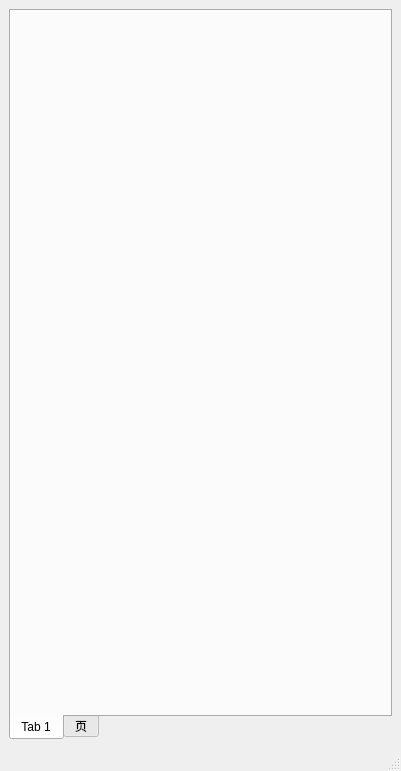
<?xml version="1.0" encoding="UTF-8"?>
<ui version="4.0">
 <class>OSymphonica</class>
 <widget class="QMainWindow" name="OSymphonica">
  <property name="geometry">
   <rect>
    <x>0</x>
    <y>0</y>
    <width>401</width>
    <height>771</height>
   </rect>
  </property>
  <property name="windowTitle">
   <string>Orchestra Symphonica</string>
  </property>
  <property name="windowIcon">
   <iconset theme="QIcon::ThemeIcon::WeatherStorm"/>
  </property>
  <widget class="QWidget" name="centralwidget">
   <layout class="QHBoxLayout" name="horizontalLayout">
    <item>
     <widget class="QTabWidget" name="tabWidget">
      <property name="tabPosition">
       <enum>QTabWidget::TabPosition::South</enum>
      </property>
      <property name="currentIndex">
       <number>0</number>
      </property>
      <widget class="QWidget" name="tab">
       <attribute name="title">
        <string>Tab 1</string>
       </attribute>
       <widget class="QWidget" name="formLayoutWidget">
        <property name="geometry">
         <rect>
          <x>-1</x>
          <y>-1</y>
          <width>381</width>
          <height>701</height>
         </rect>
        </property>
        <layout class="QFormLayout" name="formLayout"/>
       </widget>
      </widget>
      <widget class="QWidget" name="tab_3">
       <attribute name="title">
        <string>页</string>
       </attribute>
      </widget>
     </widget>
    </item>
   </layout>
  </widget>
  <widget class="QStatusBar" name="statusbar"/>
 </widget>
 <resources/>
 <connections/>
</ui>
